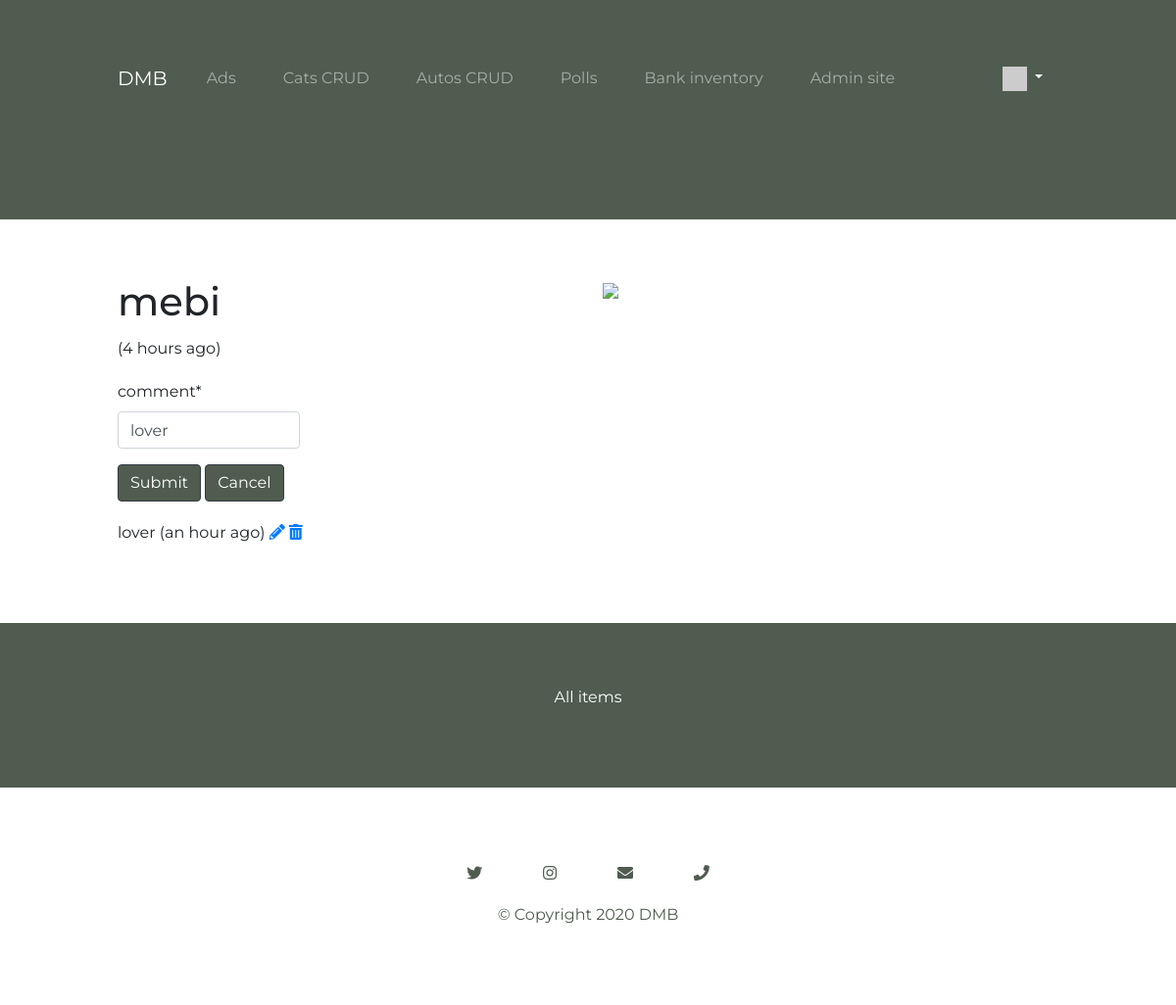
/bank/item/3/comment/edit (signed in), run on the app's committed database.
### bank/models.py (models this page shows, shortened)
class Item(models.Model):
    name = models.CharField(
        max_length=200,
        unique = True,
        validators=[MinLengthValidator(2,'Item name must be greater than one character')])
    price = models.DecimalField(max_digits=12, decimal_places=2, null=True)
    quantity = models.PositiveIntegerField(null=True)
    total_price = models.DecimalField(max_digits=15, decimal_places=2, null=True)
    created_at = models.DateTimeField(auto_now_add=True)
    updated_at = models.DateTimeField(auto_now=True)
    picture = models.BinaryField(null=True, blank=True, editable=True)
    content_type = models.CharField(max_length=256, null=True, blank=True,
    help_text='The MIMEType of the file')
    category = models.ForeignKey('Category', on_delete=models.CASCADE, null=True, related_name='item_category')

class Comment(models.Model):
    text = models.CharField(
        max_length=200,
        validators=[MinLengthValidator(3, "Comment must be greater than two characters")],
    )
    item = models.ForeignKey(Item, on_delete=models.CASCADE)
    user = models.ForeignKey(settings.AUTH_USER_MODEL, on_delete=models.CASCADE, related_name='comment_owner')
    created_at = models.DateTimeField(auto_now_add=True)
    updated_at = models.DateTimeField(auto_now=True)

### bank/views.py (the view, shortened to what this page needs)
# urls.py: path('<int:pk>/comment/edit',views.CommentEdit.as_view(), name = 'ad_comment_edit'),
class CommentEdit(LoginRequiredMixin, View):
    template_name = 'bank/comment_edit.html'
    success_url = reverse_lazy('bank:item_detail')
    def get(self, request, pk):
        comm = get_object_or_404(Comment, id=pk, user = self.request.user)
        comment_item = CommentForm(instance=comm)
        item_id = comm.item.id
        item = get_object_or_404(Item, id = item_id)
        comments = Comment.objects.filter(item=item).order_by('-updated_at')
        ctx = {'comment_item': comment_item, 'comment':comm, 'item_id':item_id, 'item':item, 'comments':comments}
        return render(request, self.template_name, ctx)

### bank/forms.py
class CommentForm(ModelForm):
    class Meta:
        model = Comment
        fields = ['text']
        labels = {'text': 'comment'}

### home/context_processors.py (called while the page is built)
def settings(request):
    return {
        'settings': django_settings,
    }

### home/templatetags/app_tags.py (called while the page is built)
@register.filter(name='gravatar')
def gravatar(user, size=35):
    email = str(user.email.strip().lower()).encode('utf-8')
    email_hash = md5(email).hexdigest()
    url = "//www.gravatar.com/avatar/{0}?s={1}&d=identicon&r=PG"
    return url.format(email_hash, size)

### bank/templates/bank/comment_edit.html (shortened to what this page needs)
{% extends "base_menu.html" %}
{% load humanize %}
{% block content %}
<div class="container-fluid">
    <div class="row">
        <div class="col-lg-6">
            <h1>{{ item.name }}</h1>
            <p>({{ comment.item.updated_at|naturaltime }})</p>
            <p>
                {% if user.is_authenticated %}
                {% load crispy_forms_tags %}
                <form method="POST" action="{% url 'bank:item_comment_edit' comment.id %}" style="max-width: 40%;">
                {{ comment_item|crispy }}
                <button class="btn btn-md btn-dark" type="submit">Submit</button>
                <button class="btn btn-md btn-dark" type="button" onclick="window.location.href='{% url 'bank:item_detail' item.id %}'; return false">Cancel</button>
                </form>
                {% endif %}
            </p>
            {% for comment in comments %}
            <p>{{ comment.text }}
            ({{ comment.updated_at|naturaltime }})
            {% if user == comment.user %}
            <a href="{% url 'bank:item_comment_edit' comment.id %}"><i class="fa fa-pencil"></i></a>
            <a href="{% url 'bank:item_comment_delete' comment.id %}"><i class="fa fa-trash"></i></a>
            {% endif %}
            </p>
            {% endfor %}
        </div>
        <div class="col-lg-6">
            {% if item.content_type %}
                <img src="{% url 'bank:item_picture' item.id %}" class="item-detail-picture">
            {% endif %}
        </div>
    </div>
</div>
<div class="container-fluid colored-section home">
    <p><a href="{% url 'bank:item_list' %}">All items</a></p>
</div>
{% endblock %}

### home/static/home/styles.css (style rules this page uses)
body { font-family: "Montserrat"; }
p { line-height: 2; }
.container-fluid { padding: 5% 10%; }
.colored-section { background-color: #4f5c4f; color: #fff; }
.colored-section a { color: #fff; }
.home { text-align: center; }
.btn { background-color: #4f5c4f; }
.item-detail-picture { position: relative; right: 0%; width: 70% }

### data on the page
Item: name "mebi"
Comment: item.updated_at "4 hours ago", text "lover", updated_at "an hour ago"

### other printed values
{{ settings.APP_NAME }} "DMB"
